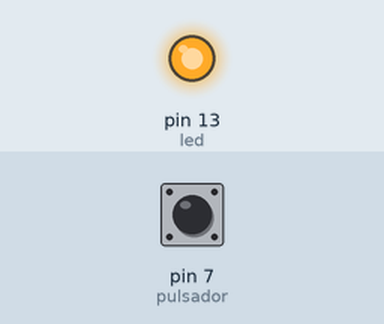
This sketch was run on a simulated Arduino Uno, built with avr-gcc and run on an emulated ATmega328P. Parts: output pins drawn as LEDs (lit = HIGH). The inputs (shaded band) are chosen by the test bench; at power-on: pin 7 (pulsador) LOW.

Above: at 1.2 s.
1.3 s: pin 7 (pulsador) pulled HIGH for 0.15 s
At 1.6 s:
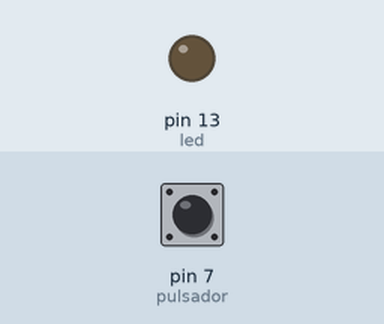
Timing chart, 0 to 7.8 s (numbered marks = the images above; inputs shaded):
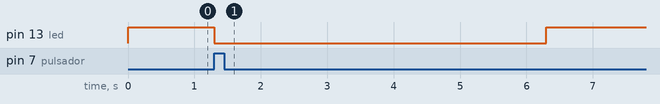

Measured:
- after the input at 1.3 s, pin 13 (led): HIGH → LOW at once, → HIGH 5.0 s later

The sketch:

PulsadorApagar.ino
```cpp
/*
  Pulsador para apagar
*/

int pulsador=7;
int led=13;
int pulsado;

void setup() {
  pinMode(led, OUTPUT);
  pinMode(pulsador, INPUT);

}

void loop() {
  pulsado=digitalRead(pulsador);
  if (pulsado==HIGH){
    digitalWrite(led, LOW);
    delay(5000);
  } else{
    digitalWrite(led, HIGH);
  }
}
```
